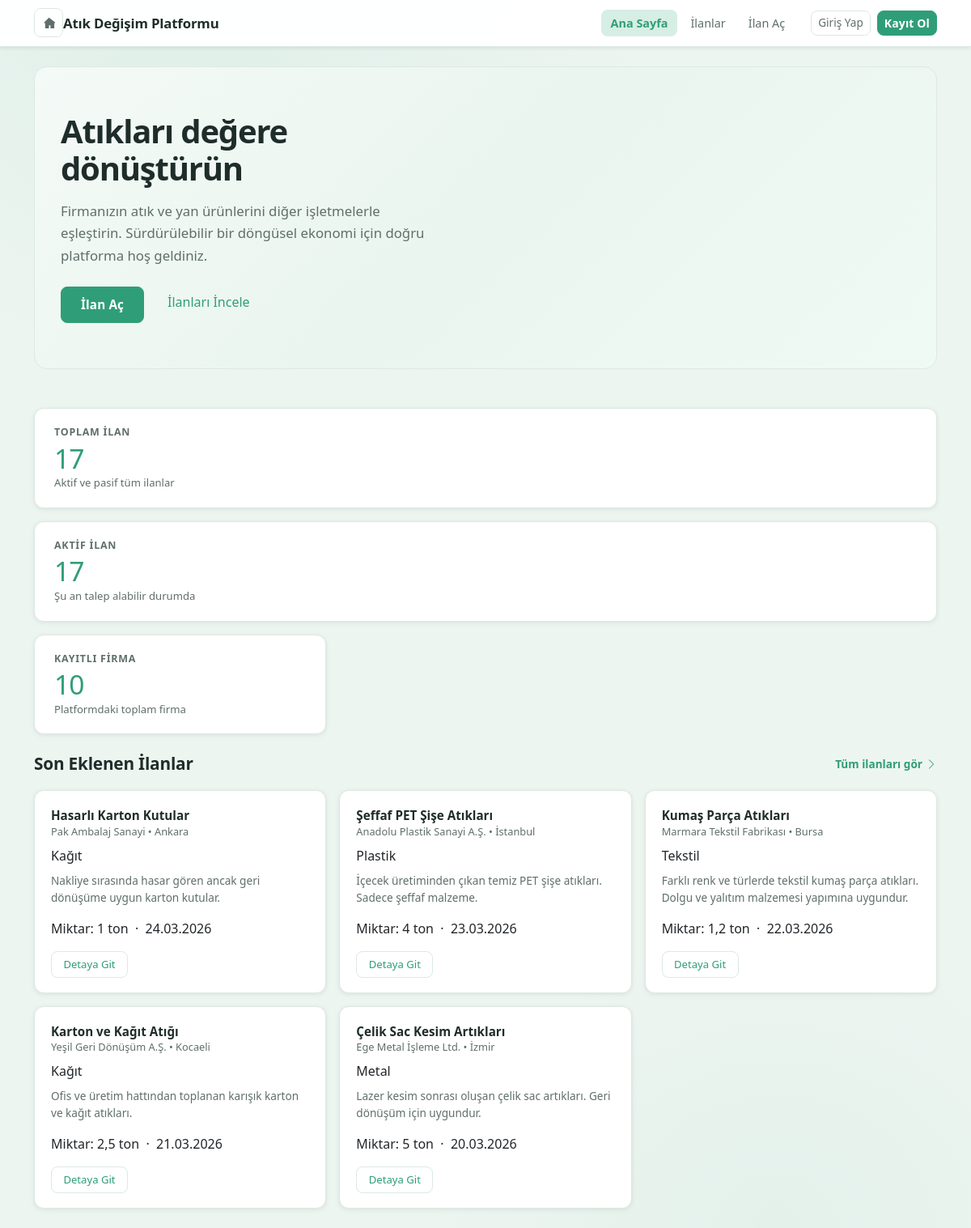
Before: / with the older database file.
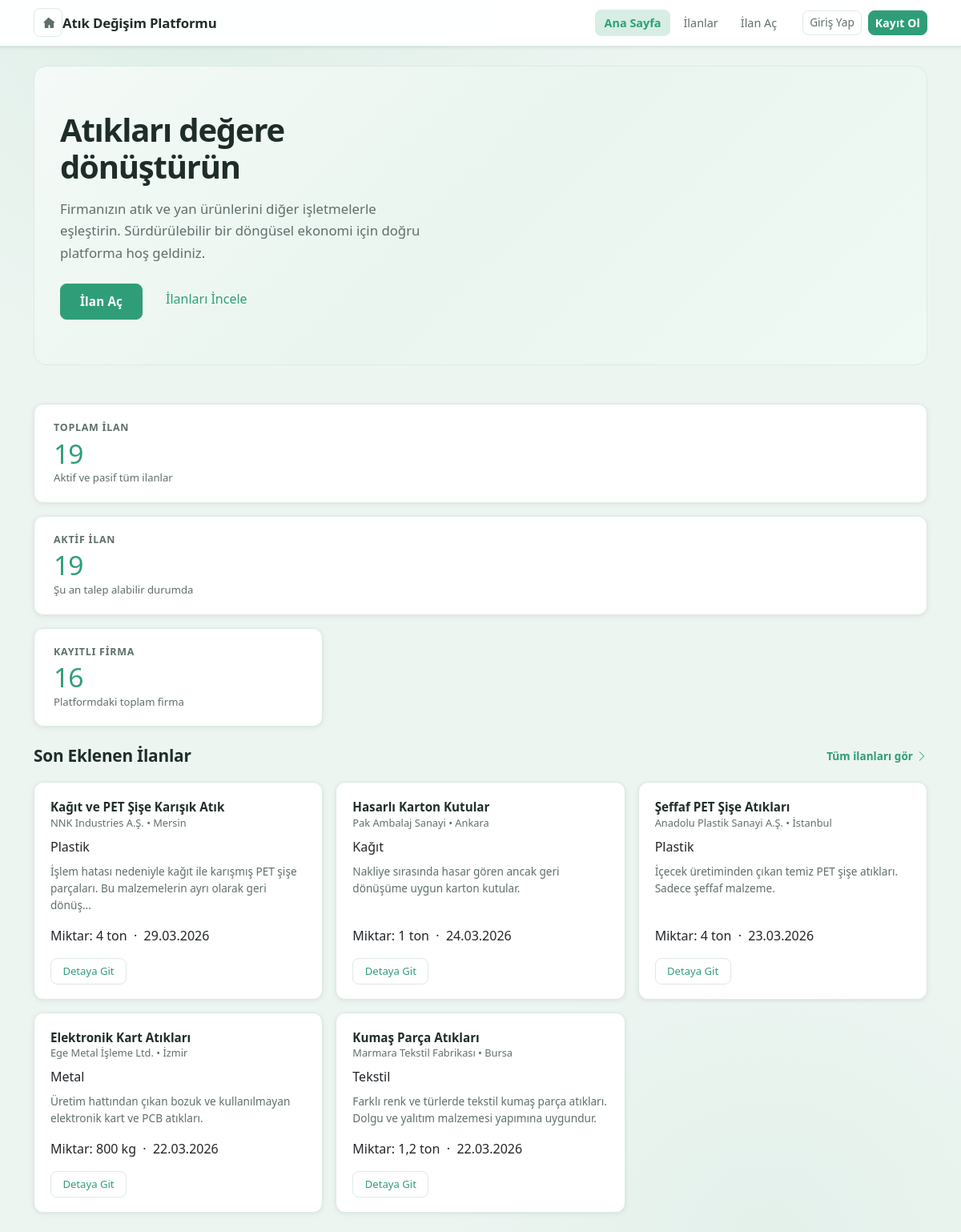
After: the same page with the newer database file.
### models.py (models this page shows, shortened)
class Listing(db.Model):
    __tablename__ = "listings"
    id = db.Column(db.Integer, primary_key=True)
    firm_id = db.Column(
        "company_id",
        db.Integer,
        db.ForeignKey("companies.id"),
        nullable=False,
    )
    title = db.Column(db.String(200), nullable=False)
    description = db.Column(db.Text, nullable=False)
    category = db.Column(db.String(100), nullable=False)
    quantity = db.Column(db.String(100), nullable=False)
    city = db.Column(db.String(100), nullable=False)
    price = db.Column(db.Float, nullable=True)
    status = db.Column(db.String(50), default="Aktif", nullable=False)
    created_at = db.Column(db.DateTime, default=datetime.utcnow, nullable=False)
    tags = db.Column(db.Text, nullable=True)
    requests = db.relationship("ListingRequest", backref="listing", lazy=True)

class Firm(db.Model):
    __tablename__ = "companies"
    id = db.Column(db.Integer, primary_key=True)
    user_id = db.Column(db.Integer, db.ForeignKey("users.id"), nullable=True, unique=True)
    name = db.Column(db.String(200), nullable=False)
    city = db.Column(db.String(100), nullable=False)
    sector = db.Column(db.String(200), nullable=False)
    description = db.Column(db.Text, nullable=True)
    phone = db.Column(db.String(50), nullable=True)
    created_at = db.Column(db.DateTime, default=datetime.utcnow, nullable=False)
    listings = db.relationship("Listing", backref="firm", lazy=True)

### app.py (the view)
    @app.route("/")
    def index():
        total_listings = Listing.query.count()
        active_listings = Listing.query.filter_by(status="Aktif").count()
        firm_count = Firm.query.count()
        latest_listings = Listing.query.order_by(Listing.created_at.desc()).limit(5).all()
        return render_template(
            "index.html",
            title="Atık Değişim Platformu",
            total_listings=total_listings,
            active_listings=active_listings,
            firm_count=firm_count,
            latest_listings=latest_listings,
        )

### templates/index.html
{% extends "base.html" %}
{% block content %}
<div class="hero-section text-center text-md-start mb-4 mb-md-5">
  <div class="row align-items-center">
    <div class="col-lg-8">
      <h1 class="hero-title">
        Atıkları değere<br>dönüştürün
      </h1>
      <p class="hero-desc mb-0">
        Firmanızın atık ve yan ürünlerini diğer işletmelerle eşleştirin.
        Sürdürülebilir bir döngüsel ekonomi için doğru platforma hoş geldiniz.
      </p>
      <div class="d-flex flex-wrap gap-3 mt-4">
        <a href="{{ url_for('create_listing') }}" class="btn btn-primary btn-cta-primary">
          İlan Aç
        </a>
        <a href="{{ url_for('listings') }}" class="btn btn-cta-secondary">
          İlanları İncele
        </a>
      </div>
    </div>
  </div>
</div>
<div class="row g-3 mb-4">
  <div class=".col-sm-">
    <div class="summary-card">
      <div class="summary-label">Toplam İlan</div>
      <div class="summary-number">{{ total_listings }}</div>
      <div class="summary-desc">Aktif ve pasif tüm ilanlar</div>
    </div>
  </div>
  <div class=".col-sm-">
    <div class="summary-card">
      <div class="summary-label">Aktif İlan</div>
      <div class="summary-number">{{ active_listings }}</div>
      <div class="summary-desc">Şu an talep alabilir durumda</div>
    </div>
  </div>
  <div class="col-md-4">
    <div class="summary-card">
      <div class="summary-label">Kayıtlı Firma</div>
      <div class="summary-number">{{ firm_count }}</div>
      <div class="summary-desc">Platformdaki toplam firma</div>
    </div>
  </div>
</div>
<div class="section-header">
  <h2 class="section-title mb-0">Son Eklenen İlanlar</h2>
  <a href="{{ url_for('listings') }}" class="view-all-link">
    Tüm ilanları gör
    <svg xmlns="http://www.w3.org/2000/svg" width="14" height="14" fill="currentColor" viewBox="0 0 16 16">
      <path fill-rule="evenodd" d="M4.646 1.646a.5.5 0 0 1 .708 0l6 6a.5.5 0 0 1 0 .708l-6 6a.5.5 0 0 1-.708-.708L10.293 8 4.646 2.354a.5.5 0 0 1 0-.708z"/>
    </svg>
  </a>
</div>
<div class="row g-3">
  {% if latest_listings %}
    {% for listing in latest_listings %}
      <div class="col-md-6 col-lg-4">
        <div class="card listing-card h-100">
          <div class="card-body d-flex flex-column">
            <h5 class="card-title">{{ listing.title }}</h5>
            <p class="card-subtitle mb-2">
              {{ listing.firm.name if listing.firm else '—' }} • {{ listing.firm.city if listing.firm else '—' }}
            </p>
            <div class="mb-2 d-flex flex-wrap gap-1">
              <span class="badge-category">{{ listing.category }}</span>
            </div>
            <p class="card-text flex-grow-1">
              {{ listing.description[:100] }}{% if listing.description|length > 100 %}...{% endif %}
            </p>
            <p class="meta-line mb-3">
              Miktar: {{ listing.quantity }} &nbsp;·&nbsp; {{ listing.created_at.strftime('%d.%m.%Y') }}
            </p>
            <a href="{{ url_for('listing_detail', listing_id=listing.id) }}" class="btn btn-sm btn-outline-primary mt-auto align-self-start">
              Detaya Git
            </a>
          </div>
        </div>
      </div>
    {% endfor %}
  {% else %}
    <div class="col-12">
      <div class="alert alert-info">Henüz ilan eklenmemiş.</div>
    </div>
  {% endif %}
</div>
{% endblock %}

Changed rows visible on the page:
no longer on this page (row unchanged): Listing: title "Karton ve Kağıt Atığı", firm "Yeşil Geri Dönüşüm A.Ş.", firm "Kocaeli", category "Kağıt", description "Ofis ve üretim hattından toplanan karışık karton ve kağıt atıkları.", quantity "2,5 ton", created_at "21.03.2026"
no longer on this page (row unchanged): Listing: title "Çelik Sac Kesim Artıkları", firm "Ege Metal İşleme Ltd.", firm "İzmir", category "Metal", description "Lazer kesim sonrası oluşan çelik sac artıkları. Geri dönüşüm için uygundur.", quantity "5 ton", created_at "20.03.2026"
added Listing: title "Kağıt ve PET Şişe Karışık Atık", firm "NNK Industries A.Ş.", firm "Mersin", category "Plastik", description "İşlem hatası nedeniyle kağıt ile karışmış PET şişe parçaları. Bu malzemelerin ayrı olarak geri dönüş", quantity "4 ton", created_at "29.03.2026"
added Listing: title "Elektronik Kart Atıkları", firm "Ege Metal İşleme Ltd.", firm "İzmir", category "Metal", description "Üretim hattından çıkan bozuk ve kullanılmayan elektronik kart ve PCB atıkları.", quantity "800 kg", created_at "22.03.2026"
Other visible differences:
{{ total_listings }}: "17" → "19"
{{ active_listings }}: "17" → "19"
{{ firm_count }}: "10" → "16"
